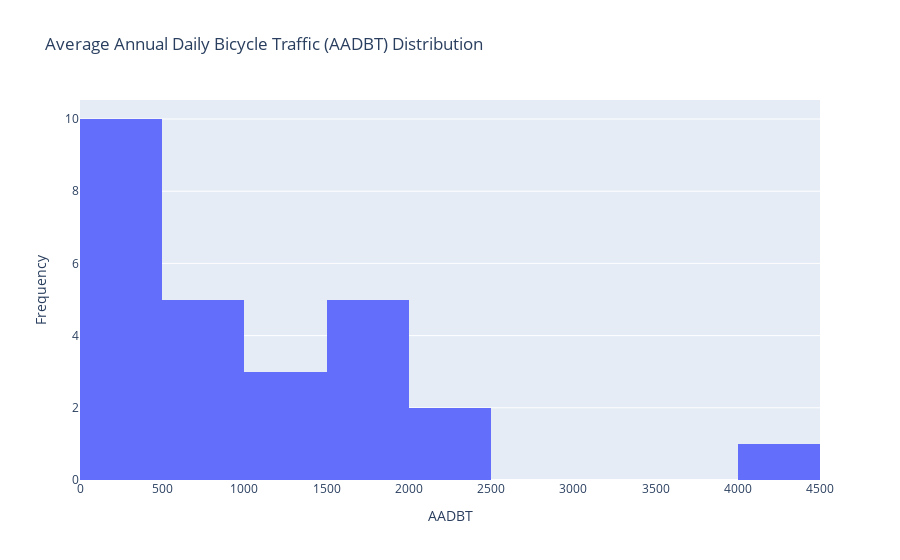

Write notebook code for a chart like this one.
### Code cell
import plotly.express as px

# Create a histogram for AADBT distribution with 10 bins
fig = px.histogram(annual_volume, x='AADBT', nbins=10, title='Average Annual Daily Bicycle Traffic (AADBT) Distribution')
fig.update_layout(xaxis_title='AADBT', yaxis_title='Frequency')
fig.show()

### Figure 1 — Plotly figure (JSON) as saved in the notebook; plotly's stock layout.template omitted (floating-point values rounded to 4 significant figures)
{"data": [{"alignmentgroup": "True", "bingroup": "x", "hovertemplate": "AADBT=%{x}<br>count=%{y}<extra></extra>", "legendgroup": "", "marker": {"color": "#636efa", "pattern": {"shape": ""}}, "name": "", "nbinsx": 10, "offsetgroup": "", "orientation": "v", "showlegend": false, "type": "histogram", "x": [2475.0, 644.6, 220.6, 347.9, 2372.0, 4053.0, 1731.0, 1521.0, 385.7, 504.3, 383.7, 1343.0, 1131.0, 826.3, 488.2, 215.1, 1674.0, 400.4, 504.2, 556.1, 1704.0, 320.6, 1014.0, 75.26, 1691.0, 463.0], "xaxis": "x", "yaxis": "y"}], "layout": {"barmode": "relative", "legend": {"tracegroupgap": 0}, "title": {"text": "Average Annual Daily Bicycle Traffic (AADBT) Distribution"}, "xaxis": {"anchor": "y", "domain": [0, 1], "title": {"text": "AADBT"}}, "yaxis": {"anchor": "x", "domain": [0, 1], "title": {"text": "Frequency"}}}}
